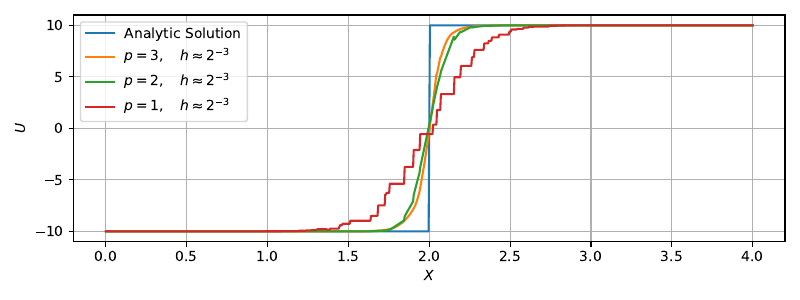

Write Python code to recreate this figure.
#!/usr/bin/env python3

import sys
import numpy as np
from matplotlib import pyplot as plt

if __name__ == '__main__':

  plt.figure(figsize=(8,3))
  plt.xlabel(r'$x$')
  plt.ylabel(r'$U$')

  x = np.linspace(0.0, 4.0, 1001)
  u = 10.0 * (x - 2.) / np.abs(x - 2.)
  u[len(u)//2] = 0.0
  plt.plot(x, u, label='Analytic Solution')

  names = ['p=3_h=2^-3', 'p=2_h=2^-3', 'p=1_h=2^-3']
  labels = [r'$p=3,\quad h\approx 2^{-3}$', r'$p=2,\quad h\approx 2^{-3}$', r'$p=1,\quad h\approx 2^{-3}$']

  data = []
  for i in range(len(names)):
    data.append(np.loadtxt(names[i]+'.csv', delimiter=',', skiprows=1))
    print(data[i].shape)
    plt.plot(data[i][:,3], data[i][:,0], label=labels[i])
  plt.grid()
  plt.legend()
  plt.tight_layout()
  # plt.show()
  plt.savefig('p_vary.pdf')
